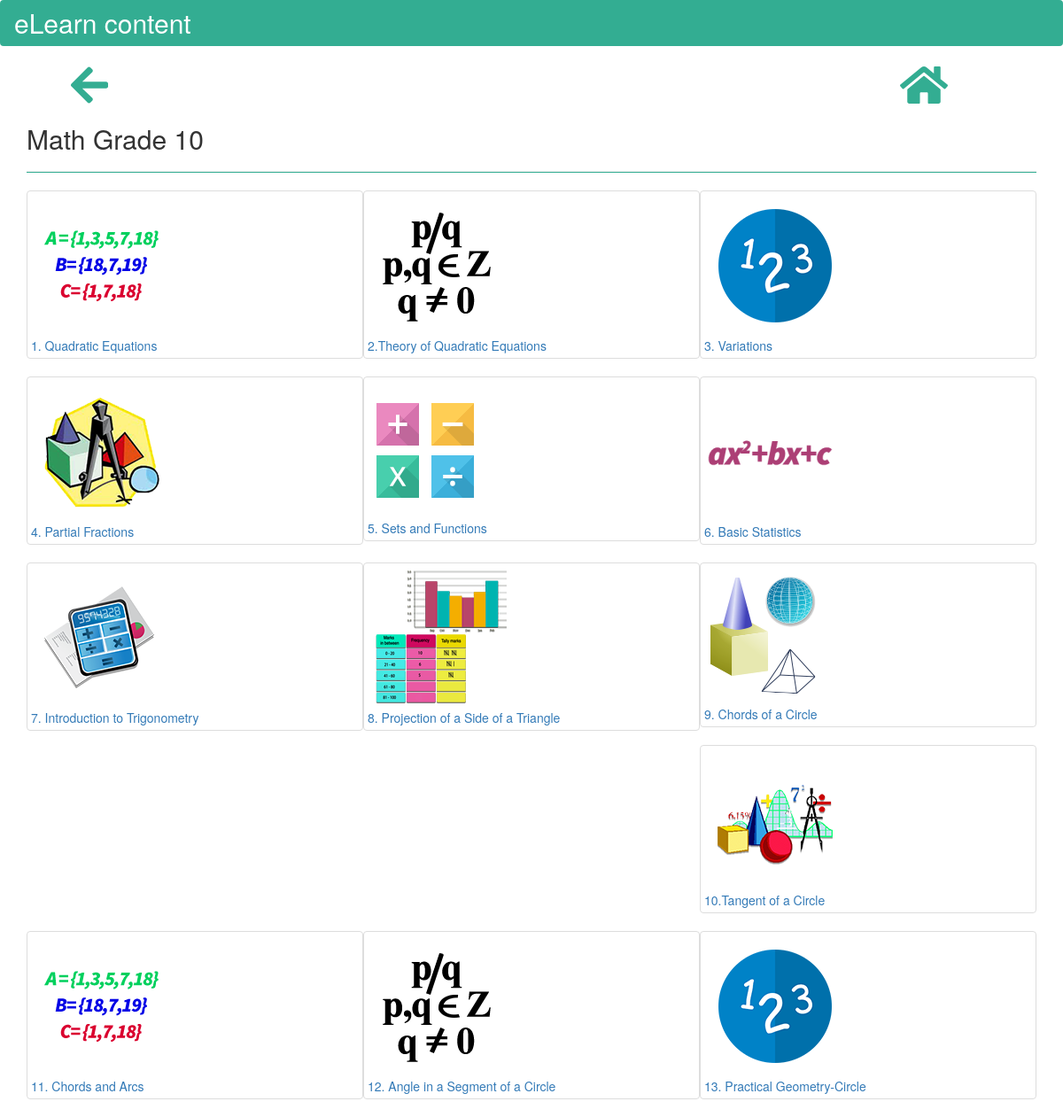
The page /chapters.php?g=10&s=Math on the database its author committed.
### tables this page shows
CREATE TABLE "books" (
	`class`	INTEGER,
	`book`	TEXT,
	`chapters`	TEXT
);

### chapters.php (the view, shortened to what this page needs)
<!DOCTYPE html>
<?php include "connection.php";?>
<html>
<head>
	<link rel="stylesheet" type="text/css" href="libraries/bootstrap.min.css">
</head>
<?php
$g = $_REQUEST['g'];
$s = $_REQUEST['s'];
$sql = "Select * from books where book='" . $s . "' And class='" . $g . "'";
$result = $db->query($sql);
?>
<?php
$imageArray = array();
if ($g == 10 && $s == 'Math') {
	$dir = "images/math/10th/*.png";
	$images = glob($dir);
	for ($i = 0; $i < count($images); $i++) {
		$imageArray[$i] = $images[$i];
	}
}
?>
<body>
	<nav class="navbar" style="background-color: #33AD92">
	  <div class="container-fluid">
	    <div class="navbar-header">
	      <a class="navbar-brand" style="color: #FFF;font-size: 30px" href="index.php">eLearn content</a>
	    </div>
	  </div>
	</nav>
<?php echo "<a href='grade.php?g=$g' title='click to go back'><i class='fa fa-arrow-left' style='font-size:48px;color:#33AD92;margin-left: 80px'></i></a>"; ?>
	<a href='index.php' title='click to go home'><i class='fa fa-home' style='font-size:48px;color:#33AD92;margin-right:130px;float: right'></i></a>
	<div class="container">
		<?php echo "<h2>$s Grade $g </h2>"; ?>
		<hr style="background-color: #33AD92;height:1px">
	<div class="gallery">
<?php
$i = 0;
while ($row = $result->fetchArray(SQLITE3_ASSOC)) {
	echo "<div class='col-lg-4 thumbnail' >";
	$c = $row['chapters'];
	$part = explode(".", $c);
	$sr = $part[0];
	echo "<a href='topic.php?g=$g&s=$s&sr=$sr'>
	<figure>
		<img  class= 'img-responsive' src='" . $imageArray[$i] . "'>
		<figcaption>" . $row['chapters'] . "</figcaption>";
	echo "
		</figure></a>
	</div>";
	$i++;
}
?>
		</div>
	</div>
</body>
</html>

### rows shown on the page
books: chapters "1. Quadratic Equations"
books: chapters "2.Theory of Quadratic Equations"
books: chapters "3. Variations"
books: shows a picture, chapters "4. Partial Fractions"
books: shows a picture, chapters "5. Sets and Functions"
books: shows a picture, chapters "6. Basic Statistics"
books: shows a picture, chapters "7. Introduction to Trigonometry"
books: shows a picture, chapters "8. Projection of a Side of a Triangle"
books: shows a picture, chapters "9. Chords of a Circle"
books: shows a picture, chapters "10.Tangent of a Circle"
books: chapters "11. Chords and Arcs"
books: chapters "12. Angle in a Segment of a Circle"
books: chapters "13. Practical Geometry-Circle"

### other values the page prints
$s "Math"
$g "10"
